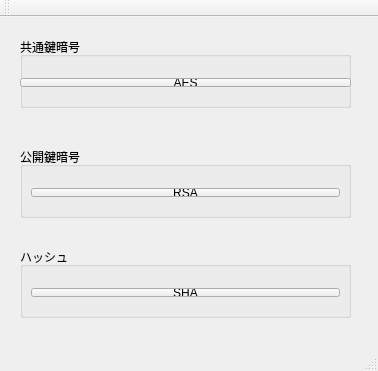
<?xml version="1.0" encoding="UTF-8"?>
<ui version="4.0">
 <class>MainWindow</class>
 <widget class="QMainWindow" name="MainWindow">
  <property name="geometry">
   <rect>
    <x>0</x>
    <y>0</y>
    <width>378</width>
    <height>371</height>
   </rect>
  </property>
  <property name="windowTitle">
   <string>MainWindow</string>
  </property>
  <widget class="QWidget" name="centralWidget">
   <widget class="QGroupBox" name="groupBox">
    <property name="geometry">
     <rect>
      <x>20</x>
      <y>20</y>
      <width>331</width>
      <height>71</height>
     </rect>
    </property>
    <property name="title">
     <string>共通鍵暗号</string>
    </property>
    <widget class="QWidget" name="horizontalLayoutWidget">
     <property name="geometry">
      <rect>
       <x>0</x>
       <y>30</y>
       <width>331</width>
       <height>31</height>
      </rect>
     </property>
     <layout class="QHBoxLayout" name="horizontalLayout">
      <property name="spacing">
       <number>6</number>
      </property>
      <property name="leftMargin">
       <number>0</number>
      </property>
      <property name="rightMargin">
       <number>0</number>
      </property>
      <item>
       <widget class="QPushButton" name="pushButton_aes">
        <property name="text">
         <string>AES</string>
        </property>
       </widget>
      </item>
     </layout>
    </widget>
   </widget>
   <widget class="QGroupBox" name="groupBox_2">
    <property name="geometry">
     <rect>
      <x>20</x>
      <y>130</y>
      <width>331</width>
      <height>71</height>
     </rect>
    </property>
    <property name="title">
     <string>公開鍵暗号</string>
    </property>
    <widget class="QWidget" name="horizontalLayoutWidget_3">
     <property name="geometry">
      <rect>
       <x>0</x>
       <y>30</y>
       <width>331</width>
       <height>31</height>
      </rect>
     </property>
     <layout class="QHBoxLayout" name="horizontalLayout_3">
      <item>
       <widget class="QPushButton" name="pushButton_rsa">
        <property name="text">
         <string>RSA</string>
        </property>
       </widget>
      </item>
     </layout>
    </widget>
   </widget>
   <widget class="QGroupBox" name="groupBox_3">
    <property name="geometry">
     <rect>
      <x>20</x>
      <y>230</y>
      <width>331</width>
      <height>71</height>
     </rect>
    </property>
    <property name="title">
     <string>ハッシュ</string>
    </property>
    <widget class="QWidget" name="horizontalLayoutWidget_2">
     <property name="geometry">
      <rect>
       <x>0</x>
       <y>30</y>
       <width>331</width>
       <height>31</height>
      </rect>
     </property>
     <layout class="QHBoxLayout" name="horizontalLayout_2">
      <item>
       <widget class="QPushButton" name="pushButton_sha">
        <property name="text">
         <string>SHA</string>
        </property>
       </widget>
      </item>
     </layout>
    </widget>
   </widget>
  </widget>
  <widget class="QToolBar" name="mainToolBar">
   <attribute name="toolBarArea">
    <enum>TopToolBarArea</enum>
   </attribute>
   <attribute name="toolBarBreak">
    <bool>false</bool>
   </attribute>
  </widget>
  <widget class="QStatusBar" name="statusBar"/>
 </widget>
 <layoutdefault spacing="6" margin="11"/>
 <resources/>
 <connections/>
</ui>
